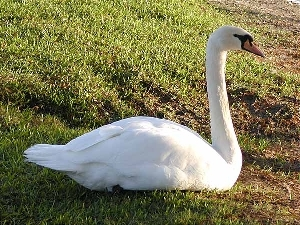
#> input picture grass2.jpg, 300 x 225 px
$ python kmeans.py
#> lines starting #> are read from the running program, lines starting #| are printed output that depends on the picture
import numpy as np
import cv2

def kmeans_pic(inpicfile, outpicfile, k):
#> called with inpicfile = 'grass2.jpg', outpicfile = 'outgrass3.jpg', k = 3
	img = cv2.imread(inpicfile)
#> img is the input picture: shape (225, 300, 3); mean B, G, R 86.1, 121.9, 125.3
	vect = img.reshape((-1,3))
	vect = np.float32(vect) # convert to float for k-means calculation

	criteria = (cv2.TERM_CRITERIA_EPS + cv2.TERM_CRITERIA_MAX_ITER, 10, 1.0)
	ret, label, centroids = cv2.kmeans(vect, k, None, criteria, 10, cv2.KMEANS_RANDOM_CENTERS)
#> ret = 165974097.7; centroids = [[21.95, 55.73, 58.03], [184.7, 205.4, 206.2], [85.2, 135.7, 142.5]]

	centroids = np.uint8(centroids) # convert back to image values
#> centroids = [[21, 55, 58], [184, 205, 206], [85, 135, 142]]
	outpic = centroids[label.flatten()]
	outpic2 = outpic.reshape((img.shape))
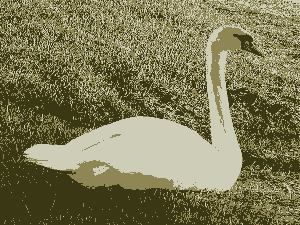
#> outpic2: shape (225, 300, 3); mean B, G, R 85.5, 121.3, 125.1
	cv2.imwrite(outpicfile, outpic2)

kmeans_pic('grass2.jpg', 'outgrass3.jpg', 3)
kmeans_pic('grass2.jpg', 'outgrass5.jpg', 5)
#> call 2 of kmeans_pic, with inpicfile = 'grass2.jpg', outpicfile = 'outgrass5.jpg', k = 5
#> in kmeans_pic (call 2), `ret, label, centroids = cv2.kmeans(vect, k, None, criteria, 10, cv2.KM..`: ret = 87532134.9; centroids = [[213.7, 239.1, 243.2], [13.83, 39.56, 39.94], [40.85, 89.25, 95.12], [161, 180.8, 180.2], [88.36, 141.6, 149]]
#> in kmeans_pic (call 2), `centroids = np.uint8(centroids)`: centroids = [[213, 239, 243], [13, 39, 39], [40, 89, 95], [161, 180, 180], [88, 141, 149]]
#> in kmeans_pic (call 2), `outpic2 = outpic.reshape((img.shape))`:
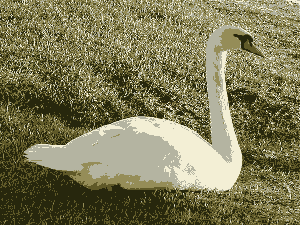
#> outpic2: shape (225, 300, 3); mean B, G, R 85.5, 121.4, 125
kmeans_pic('grass2.jpg', 'outgrass8.jpg', 8)
#> call 3 of kmeans_pic, with inpicfile = 'grass2.jpg', outpicfile = 'outgrass8.jpg', k = 8
#> in kmeans_pic (call 3), `ret, label, centroids = cv2.kmeans(vect, k, None, criteria, 10, cv2.KM..`: ret = 51923567.8; centroids = [[146.8, 205.6, 213.7], [104.2, 161.3, 170.5], [9.83, 30.52, 30.1], [182.8, 169, 159.1], [73.92, 126.6, 134.1], [44.87, 95.03, 101.5], [24.43, 63.3, 66.23], [223.4, 241.6, 245.4]]
#> in kmeans_pic (call 3), `centroids = np.uint8(centroids)`: centroids = [[146, 205, 213], [104, 161, 170], [9, 30, 30], [182, 169, 159], [73, 126, 134], [44, 95, 101], [24, 63, 66], [223, 241, 245]]
#> in kmeans_pic (call 3), `outpic2 = outpic.reshape((img.shape))`:
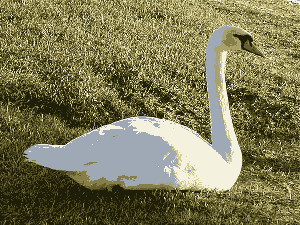
#> outpic2: shape (225, 300, 3); mean B, G, R 85.4, 121.6, 125
